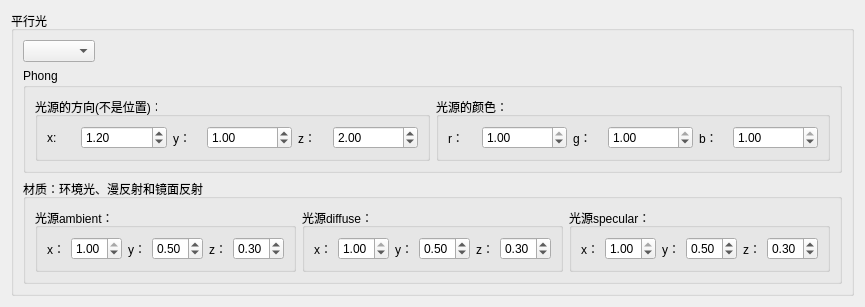
     <widget class="QWidget" name="tab_3">
      <attribute name="title">
       <string>平行光</string>
      </attribute>
      <layout class="QVBoxLayout" name="verticalLayout_15">
       <item>
        <widget class="QGroupBox" name="PhongLightBox_5">
         <property name="minimumSize">
          <size>
           <width>0</width>
           <height>50</height>
          </size>
         </property>
         <property name="title">
          <string>平行光</string>
         </property>
         <layout class="QVBoxLayout" name="verticalLayout_11" stretch="1,2,2">
          <item>
           <layout class="QHBoxLayout" name="horizontalLayout_51">
            <item>
             <widget class="QComboBox" name="comboBox_3"/>
            </item>
            <item>
             <spacer name="horizontalSpacer_3">
              <property name="orientation">
               <enum>Qt::Horizontal</enum>
              </property>
              <property name="sizeHint" stdset="0">
               <size>
                <width>40</width>
                <height>20</height>
               </size>
              </property>
             </spacer>
            </item>
           </layout>
          </item>
          <item>
           <widget class="QGroupBox" name="PhongLightBox_6">
            <property name="minimumSize">
             <size>
              <width>0</width>
              <height>50</height>
             </size>
            </property>
            <property name="title">
             <string>Phong</string>
            </property>
            <layout class="QVBoxLayout" name="verticalLayout_12">
             <item>
              <layout class="QVBoxLayout" name="verticalLayout_13">
               <item>
                <layout class="QHBoxLayout" name="horizontalLayout_38">
                 <item>
                  <widget class="QGroupBox" name="colorUniformBox_33">
                   <property name="minimumSize">
                    <size>
                     <width>0</width>
                     <height>50</height>
                    </size>
                   </property>
                   <property name="title">
                    <string>光源的方向(不是位置)：</string>
                   </property>
                   <layout class="QHBoxLayout" name="horizontalLayout_39" stretch="1,3,1,3,1,3">
                    <item>
                     <widget class="QLabel" name="label_36">
                      <property name="text">
                       <string>x:</string>
                      </property>
                     </widget>
                    </item>
                    <item>
                     <widget class="QDoubleSpinBox" name="Pos_X_SpinBox_3">
                      <property name="minimum">
                       <double>-10000.000000000000000</double>
                      </property>
                      <property name="maximum">
                       <double>1000000.000000000000000</double>
                      </property>
                      <property name="singleStep">
                       <double>0.100000000000000</double>
                      </property>
                      <property name="value">
                       <double>1.200000000000000</double>
                      </property>
                     </widget>
                    </item>
                    <item>
                     <widget class="QLabel" name="label_49">
                      <property name="text">
                       <string>y：</string>
                      </property>
                     </widget>
                    </item>
                    <item>
                     <widget class="QDoubleSpinBox" name="Pos_Y_SpinBox_3">
                      <property name="minimum">
                       <double>-10000.000000000000000</double>
                      </property>
                      <property name="maximum">
                       <double>1000000.000000000000000</double>
                      </property>
                      <property name="singleStep">
                       <double>0.100000000000000</double>
                      </property>
                      <property name="value">
                       <double>1.000000000000000</double>
                      </property>
                     </widget>
                    </item>
                    <item>
                     <widget class="QLabel" name="label_50">
                      <property name="text">
                       <string>z：</string>
                      </property>
                     </widget>
                    </item>
                    <item>
                     <widget class="QDoubleSpinBox" name="Pos_Z_SpinBox_3">
                      <property name="minimum">
                       <double>-10000.000000000000000</double>
                      </property>
                      <property name="maximum">
                       <double>1000000.000000000000000</double>
                      </property>
                      <property name="singleStep">
                       <double>0.100000000000000</double>
                      </property>
                      <property name="value">
                       <double>2.000000000000000</double>
                      </property>
                     </widget>
                    </item>
                   </layout>
                  </widget>
                 </item>
                 <item>
                  <widget class="QGroupBox" name="colorUniformBox_34">
                   <property name="minimumSize">
                    <size>
                     <width>0</width>
                     <height>50</height>
                    </size>
                   </property>
                   <property name="title">
                    <string>光源的颜色：</string>
                   </property>
                   <layout class="QHBoxLayout" name="horizontalLayout_40" stretch="1,3,1,3,1,3">
                    <item>
                     <widget class="QLabel" name="label_51">
                      <property name="text">
                       <string>r：</string>
                      </property>
                     </widget>
                    </item>
                    <item>
                     <widget class="QDoubleSpinBox" name="Light_X_SpinBox_3">
                      <property name="minimum">
                       <double>0.000000000000000</double>
                      </property>
                      <property name="maximum">
                       <double>1.000000000000000</double>
                      </property>
                      <property name="singleStep">
                       <double>0.100000000000000</double>
                      </property>
                      <property name="value">
                       <double>1.000000000000000</double>
                      </property>
                     </widget>
                    </item>
                    <item>
                     <widget class="QLabel" name="label_52">
                      <property name="text">
                       <string>g：</string>
                      </property>
                     </widget>
                    </item>
                    <item>
                     <widget class="QDoubleSpinBox" name="Light_Y_SpinBox_3">
                      <property name="minimum">
                       <double>0.000000000000000</double>
                      </property>
                      <property name="maximum">
                       <double>1.000000000000000</double>
                      </property>
                      <property name="singleStep">
                       <double>0.100000000000000</double>
                      </property>
                      <property name="value">
                       <double>1.000000000000000</double>
                      </property>
                     </widget>
                    </item>
                    <item>
                     <widget class="QLabel" name="label_53">
                      <property name="text">
                       <string>b：</string>
                      </property>
                     </widget>
                    </item>
                    <item>
                     <widget class="QDoubleSpinBox" name="Light_Z_SpinBox_3">
                      <property name="minimum">
                       <double>0.000000000000000</double>
                      </property>
                      <property name="maximum">
                       <double>1.000000000000000</double>
                      </property>
                      <property name="singleStep">
                       <double>0.100000000000000</double>
                      </property>
                      <property name="value">
                       <double>1.000000000000000</double>
                      </property>
                     </widget>
                    </item>
                   </layout>
                  </widget>
                 </item>
                </layout>
               </item>
              </layout>
             </item>
            </layout>
           </widget>
          </item>
          <item>
           <widget class="QGroupBox" name="colorUniformBox_36">
            <property name="minimumSize">
             <size>
              <width>0</width>
              <height>50</height>
             </size>
            </property>
            <property name="title">
             <string>材质：环境光、漫反射和镜面反射</string>
            </property>
            <layout class="QVBoxLayout" name="verticalLayout_14">
             <item>
              <layout class="QHBoxLayout" name="horizontalLayout_47" stretch="3,3,3">
               <item>
                <widget class="QGroupBox" name="colorUniformBox_41">
                 <property name="minimumSize">
                  <size>
                   <width>0</width>
                   <height>50</height>
                  </size>
                 </property>
                 <property name="title">
                  <string>光源ambient：</string>
                 </property>
                 <layout class="QHBoxLayout" name="horizontalLayout_48" stretch="1,3,1,3,1,3">
                  <item>
                   <widget class="QLabel" name="label_57">
                    <property name="text">
                     <string>x：</string>
                    </property>
                   </widget>
                  </item>
                  <item>
                   <widget class="QDoubleSpinBox" name="ligAm_X_SpinBox_3">
                    <property name="minimum">
                     <double>0.000000000000000</double>
                    </property>
                    <property name="maximum">
                     <double>1.000000000000000</double>
                    </property>
                    <property name="singleStep">
                     <double>0.100000000000000</double>
                    </property>
                    <property name="value">
                     <double>1.000000000000000</double>
                    </property>
                   </widget>
                  </item>
                  <item>
                   <widget class="QLabel" name="label_58">
                    <property name="text">
                     <string>y：</string>
                    </property>
                   </widget>
                  </item>
                  <item>
                   <widget class="QDoubleSpinBox" name="ligAm_Y_SpinBox_3">
                    <property name="minimum">
                     <double>0.000000000000000</double>
                    </property>
                    <property name="maximum">
                     <double>1.000000000000000</double>
                    </property>
                    <property name="singleStep">
                     <double>0.100000000000000</double>
                    </property>
                    <property name="value">
                     <double>0.500000000000000</double>
                    </property>
                   </widget>
                  </item>
                  <item>
                   <widget class="QLabel" name="label_59">
                    <property name="text">
                     <string>z：</string>
                    </property>
                   </widget>
                  </item>
                  <item>
                   <widget class="QDoubleSpinBox" name="ligAm_Z_SpinBox_3">
                    <property name="minimum">
                     <double>0.000000000000000</double>
                    </property>
                    <property name="maximum">
                     <double>1.000000000000000</double>
                    </property>
                    <property name="singleStep">
                     <double>0.100000000000000</double>
                    </property>
                    <property name="value">
                     <double>0.300000000000000</double>
                    </property>
                   </widget>
                  </item>
                 </layout>
                </widget>
               </item>
               <item>
                <widget class="QGroupBox" name="colorUniformBox_42">
                 <property name="minimumSize">
                  <size>
                   <width>0</width>
                   <height>50</height>
                  </size>
                 </property>
                 <property name="title">
                  <string>光源diffuse：</string>
                 </property>
                 <layout class="QHBoxLayout" name="horizontalLayout_49" stretch="1,3,1,3,1,3">
                  <item>
                   <widget class="QLabel" name="label_60">
                    <property name="text">
                     <string>x：</string>
                    </property>
                   </widget>
                  </item>
                  <item>
                   <widget class="QDoubleSpinBox" name="ligDi_X_SpinBox_3">
                    <property name="minimum">
                     <double>0.000000000000000</double>
                    </property>
                    <property name="maximum">
                     <double>1.000000000000000</double>
                    </property>
                    <property name="singleStep">
                     <double>0.100000000000000</double>
                    </property>
                    <property name="value">
                     <double>1.000000000000000</double>
                    </property>
                   </widget>
                  </item>
                  <item>
                   <widget class="QLabel" name="label_61">
                    <property name="text">
                     <string>y：</string>
                    </property>
                   </widget>
                  </item>
                  <item>
                   <widget class="QDoubleSpinBox" name="ligDi_Y_SpinBox_3">
                    <property name="minimum">
                     <double>0.000000000000000</double>
                    </property>
                    <property name="maximum">
                     <double>1.000000000000000</double>
                    </property>
                    <property name="singleStep">
                     <double>0.100000000000000</double>
                    </property>
                    <property name="value">
                     <double>0.500000000000000</double>
                    </property>
                   </widget>
                  </item>
                  <item>
                   <widget class="QLabel" name="label_62">
                    <property name="text">
                     <string>z：</string>
                    </property>
                   </widget>
                  </item>
                  <item>
                   <widget class="QDoubleSpinBox" name="ligDi_Z_SpinBox_3">
                    <property name="minimum">
                     <double>0.000000000000000</double>
                    </property>
                    <property name="maximum">
                     <double>1.000000000000000</double>
                    </property>
                    <property name="singleStep">
                     <double>0.100000000000000</double>
                    </property>
                    <property name="value">
                     <double>0.300000000000000</double>
                    </property>
                   </widget>
                  </item>
                 </layout>
                </widget>
               </item>
               <item>
                <widget class="QGroupBox" name="colorUniformBox_43">
                 <property name="minimumSize">
                  <size>
                   <width>0</width>
                   <height>50</height>
                  </size>
                 </property>
                 <property name="title">
                  <string>光源specular：</string>
                 </property>
                 <layout class="QHBoxLayout" name="horizontalLayout_50" stretch="1,3,1,3,1,3">
                  <item>
                   <widget class="QLabel" name="label_63">
                    <property name="text">
                     <string>x：</string>
                    </property>
                   </widget>
                  </item>
                  <item>
                   <widget class="QDoubleSpinBox" name="ligSp_X_SpinBox_3">
                    <property name="minimum">
                     <double>0.000000000000000</double>
                    </property>
                    <property name="maximum">
                     <double>1.000000000000000</double>
                    </property>
                    <property name="singleStep">
                     <double>0.100000000000000</double>
                    </property>
                    <property name="value">
                     <double>1.000000000000000</double>
                    </property>
                   </widget>
                  </item>
                  <item>
                   <widget class="QLabel" name="label_64">
                    <property name="text">
                     <string>y：</string>
                    </property>
                   </widget>
                  </item>
                  <item>
                   <widget class="QDoubleSpinBox" name="ligSp_Y_SpinBox_3">
                    <property name="minimum">
                     <double>0.000000000000000</double>
                    </property>
                    <property name="maximum">
                     <double>1.000000000000000</double>
                    </property>
                    <property name="singleStep">
                     <double>0.100000000000000</double>
                    </property>
                    <property name="value">
                     <double>0.500000000000000</double>
                    </property>
                   </widget>
                  </item>
                  <item>
                   <widget class="QLabel" name="label_65">
                    <property name="text">
                     <string>z：</string>
                    </property>
                   </widget>
                  </item>
                  <item>
                   <widget class="QDoubleSpinBox" name="ligSp_Z_SpinBox_3">
                    <property name="minimum">
                     <double>0.000000000000000</double>
                    </property>
                    <property name="maximum">
                     <double>1.000000000000000</double>
                    </property>
                    <property name="singleStep">
                     <double>0.100000000000000</double>
                    </property>
                    <property name="value">
                     <double>0.300000000000000</double>
                    </property>
                   </widget>
                  </item>
                 </layout>
                </widget>
               </item>
              </layout>
             </item>
            </layout>
           </widget>
          </item>
         </layout>
        </widget>
       </item>
      </layout>
     </widget>
